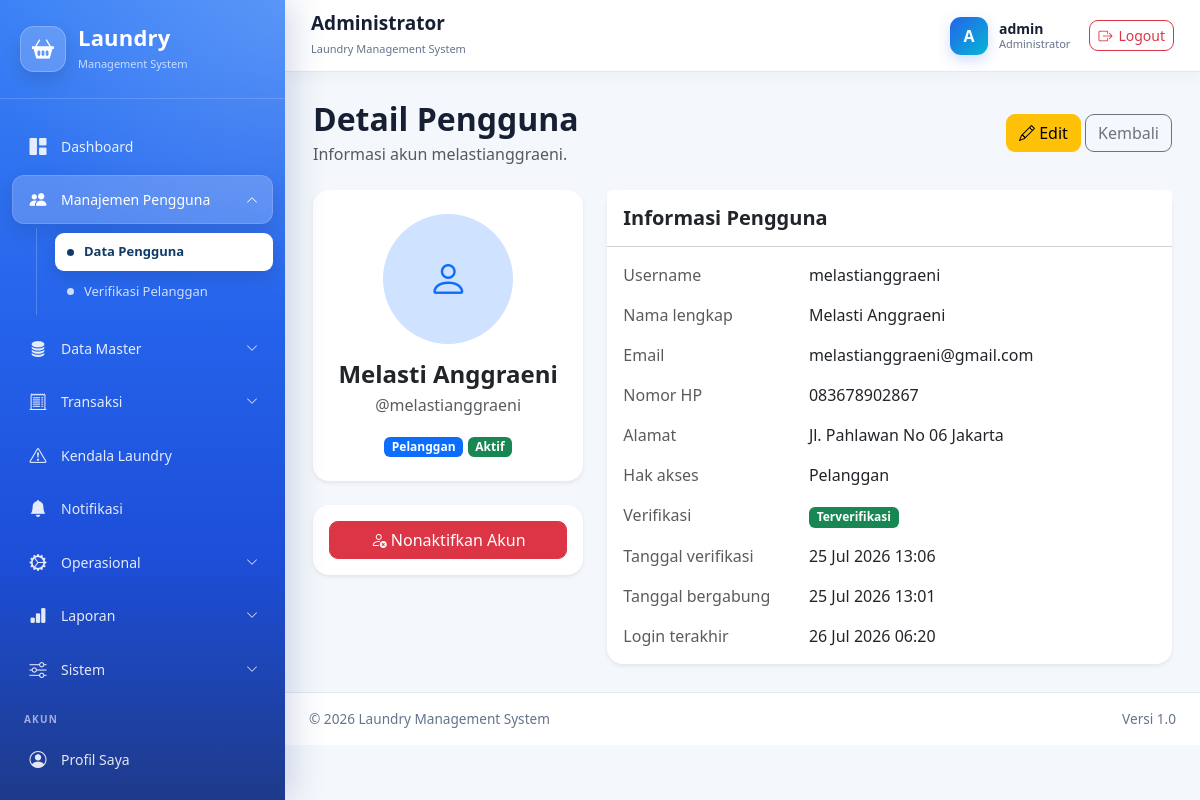
/administrator/pengguna/5/ (signed in), run on an earlier commit of the app's database.
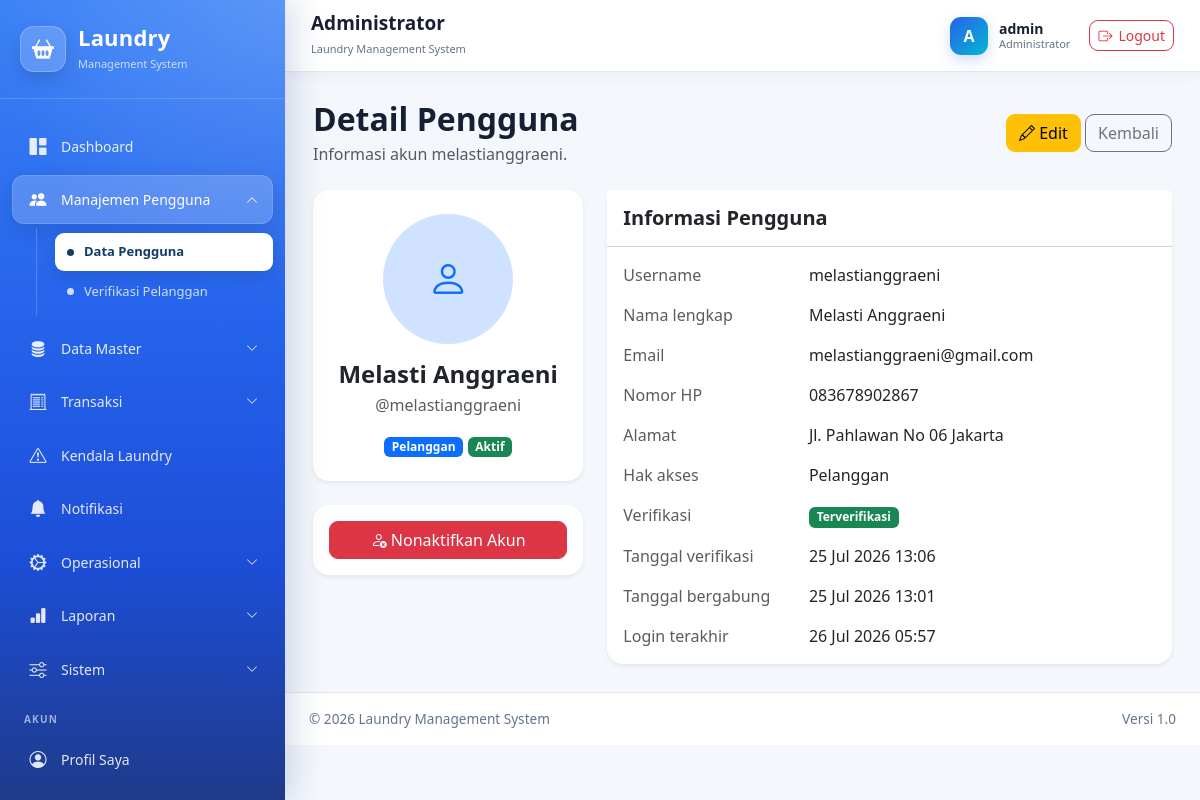
And on a later commit of the database.
### administrator/models.py (models this page shows, shortened)
class User(AbstractUser):
    class Role(models.TextChoices):
        ADMINISTRATOR = "administrator", "Administrator"
        KASIR = "kasir", "Kasir"
        PETUGAS_LAUNDRY = "petugaslaundry", "Petugas Laundry"
        PELANGGAN = "pelanggan", "Pelanggan"
    role = models.CharField(
        max_length=30,
        choices=Role.choices,
        default=Role.PELANGGAN,
        db_index=True,
        verbose_name="Hak akses",
    )
    nomor_hp = models.CharField(
        max_length=20,
        unique=True,
        verbose_name="Nomor HP",
    )
    alamat = models.TextField(
        blank=True,
        verbose_name="Alamat",
    )
    foto = models.ImageField(
        upload_to="pengguna/foto/",
        blank=True,
        null=True,
        verbose_name="Foto",
    )
    is_verified = models.BooleanField(
        default=False,
        db_index=True,
        verbose_name="Terverifikasi",
        help_text="Pelanggan harus diverifikasi administrator sebelum dapat login.",
    )
    verified_at = models.DateTimeField(
        blank=True,
        null=True,
        verbose_name="Waktu verifikasi",
    )
    verified_by = models.ForeignKey(
        "self",
        on_delete=models.SET_NULL,
        blank=True,
        null=True,
        related_name="pengguna_diverifikasi",
        verbose_name="Diverifikasi oleh",
    )
    email = models.EmailField(
        unique=True,
        verbose_name="Email",
    )
    class Meta:
        verbose_name = "Pengguna"
        verbose_name_plural = "Data Pengguna"
        ordering = ["username"]
    def verifikasi(self, administrator):
        """
        Memverifikasi akun pelanggan.
        """
        self.is_verified = True
        self.is_active = True
        self.verified_at = timezone.now()
        self.verified_by = administrator
        self.save(
            update_fields=[
                "is_verified",
                "is_active",
                "verified_at",
                "verified_by",
            ]
        )

### administrator/views_user.py (the view)
@administrator_required
def user_detail(request, pk):
    user_obj = get_object_or_404(
        User,
        pk=pk,
    )
    context = {
        "user_obj": user_obj,
    }
    return render(
        request,
        "administrator/users/user_detail.html",
        context,
    )

### templates/administrator/users/user_detail.html (shortened to what the changed rows need)
{% extends "base.html" %}
{% block content %}
<div class="d-flex flex-wrap justify-content-between align-items-center mb-4">
    <div>
        <h2 class="fw-bold mb-1">
            Detail Pengguna
        </h2>
        <p class="text-muted mb-0">
            Informasi akun {{ user_obj.username }}.
        </p>
    </div>
</div>
<div class="row g-4">
    <div class="col-lg-4">
        <div class="card border-0 shadow-sm text-center">
            <div class="card-body p-4">
                {% if user_obj.foto %}
                    <img
                        src="{{ user_obj.foto.url }}"
                        alt="{{ user_obj.username }}"
                        class="rounded-circle mb-3"
                        width="130"
                        height="130"
                        style="object-fit: cover;"
                    >
                {% else %}
                    <div
                        class="rounded-circle bg-primary-subtle text-primary d-flex align-items-center justify-content-center mx-auto mb-3"
                        style="width: 130px; height: 130px;"
                    >
                        <i class="bi bi-person fs-1"></i>
                    </div>
                {% endif %}
                <h4 class="fw-bold mb-1">
                    {{ user_obj.get_full_name|default:user_obj.username }}
                </h4>
                <p class="text-muted">
                    @{{ user_obj.username }}
                </p>
                <span class="badge bg-primary">
                    {{ user_obj.get_role_display }}
                </span>
                {% if user_obj.is_active %}
                    <span class="badge bg-success">
                        Aktif
                    </span>
                {% else %}
                    <span class="badge bg-secondary">
                        Nonaktif
                    </span>
                {% endif %}
            </div>
        </div>
    </div>
    <div class="col-lg-8">
        <div class="card border-0 shadow-sm">
            <div class="card-body">
                <div class="row mb-3">
                    <div class="col-sm-4 text-muted">
                        Username
                    </div>
                    <div class="col-sm-8">
                        {{ user_obj.username }}
                    </div>
                </div>
                <div class="row mb-3">
                    <div class="col-sm-4 text-muted">
                        Nama lengkap
                    </div>
                    <div class="col-sm-8">
                        {{ user_obj.get_full_name|default:"-" }}
                    </div>
                </div>
                <div class="row mb-3">
                    <div class="col-sm-4 text-muted">
                        Email
                    </div>
                    <div class="col-sm-8">
                        {{ user_obj.email|default:"-" }}
                    </div>
                </div>
                <div class="row mb-3">
                    <div class="col-sm-4 text-muted">
                        Nomor HP
                    </div>
                    <div class="col-sm-8">
                        {{ user_obj.nomor_hp|default:"-" }}
                    </div>
                </div>
                <div class="row mb-3">
                    <div class="col-sm-4 text-muted">
                        Alamat
                    </div>
                    <div class="col-sm-8">
                        {{ user_obj.alamat|default:"-"|linebreaksbr }}
                    </div>
                </div>
                <div class="row mb-3">
                    <div class="col-sm-4 text-muted">
                        Hak akses
                    </div>
                    <div class="col-sm-8">
                        {{ user_obj.get_role_display }}
                    </div>
                </div>
                <div class="row mb-3">
                    <div class="col-sm-4 text-muted">
                        Tanggal verifikasi
                    </div>
                    <div class="col-sm-8">
                        {% if user_obj.verified_at %}
                            {{ user_obj.verified_at|date:"d M Y H:i" }}
                        {% else %}
                            -
                        {% endif %}
                    </div>
                </div>
                <div class="row mb-3">
                    <div class="col-sm-4 text-muted">
                        Tanggal bergabung
                    </div>
                    <div class="col-sm-8">
                        {{ user_obj.date_joined|date:"d M Y H:i" }}
                    </div>
                </div>
                <div class="row">
                    <div class="col-sm-4 text-muted">
                        Login terakhir
                    </div>
                    <div class="col-sm-8">
                        {% if user_obj.last_login %}
                            {{ user_obj.last_login|date:"d M Y H:i" }}
                        {% else %}
                            Belum pernah login
                        {% endif %}
                    </div>
                </div>
            </div>
        </div>
    </div>
</div>
{% endblock %}

What changed in the data, as far as the page shows it:
changed User "Melasti Anggraeni": last_login "26 Jul 2026 06:20" → "26 Jul 2026 05:57"
